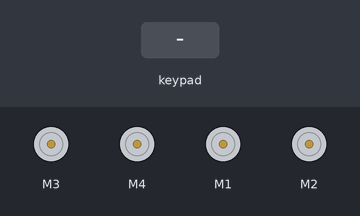
Bench run of a sketch on a simulated Arduino Uno, built with avr-gcc and run on an emulated ATmega328P. On the bench: 4 × DC motor (green arrow = forward, orange = backward, longer = faster). The test bench sets the inputs (shaded band). What the sketch prints to the serial monitor is not drawn.

Above: at 1.2 s.
1.3 s: key 'U' pressed
At 1.5 s:
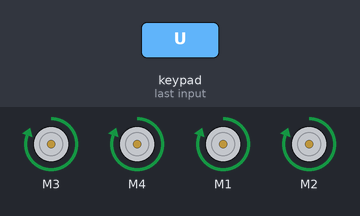
3.2 s: key 'D' pressed
At 3.4 s:
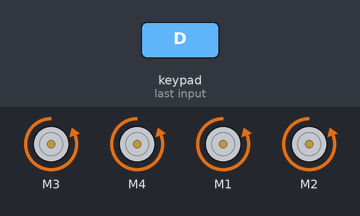
5.1 s: key 'L' pressed
At 5.3 s:
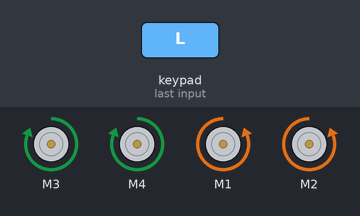
7.0 s: key 'R' pressed
At 7.2 s:
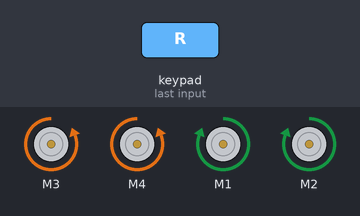
Timing chart, 0 to 9.9 s (numbered marks = the images above; inputs shaded):
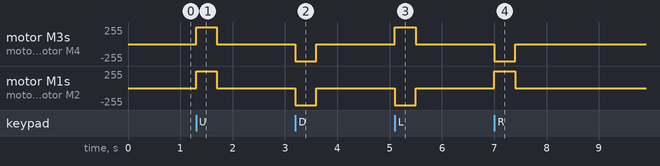

Measured:
- after the input at 1.3 s, motor M3, motor M4, motor M1, motor M2: stopped → forward 255/255 at once, → stopped 0.40 s later
- after the input at 3.2 s, motor M3, motor M4, motor M1, motor M2: stopped → backward 255/255 at once, → stopped 0.40 s later
- after the input at 5.1 s, motor M3, motor M4: stopped → forward 255/255 at once, → stopped 0.40 s later; motor M1, motor M2: stopped → backward 255/255 at once, → stopped 0.40 s later
- after the input at 7.0 s, motor M3, motor M4: stopped → backward 255/255 at once, → stopped 0.40 s later; motor M1, motor M2: stopped → forward 255/255 at once, → stopped 0.40 s later

The sketch:

motor3.ino
```cpp
#include <AFMotor.h>  // Подключаем библиотеку для работы с шилдом https://github.com/adafruit/Adafruit-Motor-Shield-library/zipball/master
#include <Servo.h>  // Подключаем библиотеку для работы с сервоприводами
#include <PS2X_lib.h>  //для v1.6

// Подключаем моторы к клеммникам M1, M2, M3, M4
AF_DCMotor motor1(1);
AF_DCMotor motor2(2);
AF_DCMotor motor3(3);
AF_DCMotor motor4(4);

/******************************************************************
   укажите пины к которым подключен PS2 джойстик:
     - 1-я колонка: оригинал
     - 2-я колонка: Stef?
   замените номера пинов на те которые вы используете
 ******************************************************************/
#define PS2_DAT        14
#define PS2_CMD        15
#define PS2_SEL        16
#define PS2_CLK        17

/******************************************************************
   выберете режимы PS2 контроллера:
     - pressures = аналоговое считывание нажатия кнопок
     - rumble    = вибромоторы
   откройте или закройте комментарием каждую функцию
 ******************************************************************/
//#define pressures   true
#define pressures   false
//#define rumble      true
#define rumble      false

PS2X ps2x; // создание класса для PS2 контроллера

//на данный момент библиотека НЕ поддерживает подключение контроллера на горячую, это означает
//вы всегда должны либо перезапустить Ардуино
//либо вызвать config_gamepad(pins) после подключения джойстика.

int error = 0;
byte type = 0;
byte vibrate = 0;


int i;
int val;

void setup() {
  Serial.begin(57600);
  pinMode(17, OUTPUT);

  //установка пинов и настроек: GamePad(clock, command, attention, data, Pressures?, Rumble?) проверка ошибок
  error = ps2x.config_gamepad(PS2_CLK, PS2_CMD, PS2_SEL, PS2_DAT, pressures, rumble);

  if (error == 0) {

    // Сонтроллера найден, всё настроено удачно
    Serial.print("Found Controller, configured successful ");

    Serial.print("pressures = ");
    if (pressures)
      Serial.println("true ");
    else
      Serial.println("false");
    Serial.print("rumble = ");
    if (rumble)
      Serial.println("true)");
    else
      Serial.println("false");

    // Попробуйте все кнопки, при нажатии X контроллера будет вибрировать, чем дольше нажатие, тем быстрее вибрация
    Serial.println("Try out all the buttons, X will vibrate the controller, faster as you press harder;");

    // Зажмите L1 или R1, будут отображаться показания аналоговых стикеров
    Serial.println("holding L1 or R1 will print out the analog stick values.");

    // Дополнительно: Зайдите на www.billporter.info узнайте об обновлениях или сообщите об ошибке
    Serial.println("Note: Go to www.billporter.info for updates and to report bugs.");
  }
  else if (error == 1)
    // Контроллер не найден, проверьте провода, посмотрите readme.txt для включения функции выявления ошибок. Посетите www.billporter.info и узнайте об известных проблемах
    Serial.println("No controller found, check wiring, see readme.txt to enable debug. visit www.billporter.info for troubleshooting tips");

  else if (error == 2)
    // Контроллер найден, но не реагирует на команды. Посмотрите readme.txt для включения функции выявления ошибок. Посетите www.billporter.info и узнайте об известных проблемах
    Serial.println("Controller found but not accepting commands. see readme.txt to enable debug. Visit www.billporter.info for troubleshooting tips");

  else if (error == 3)
    // Контроллер не принимает режим Pressures, возможно он им не поддерживается.
    Serial.println("Controller refusing to enter Pressures mode, may not support it. ");

  //  Serial.print(ps2x.Analog(1), HEX);

  type = ps2x.readType();
  switch (type) {
    case 0:
      // Найден неизвестный тип контроллера
      Serial.print("Unknown Controller type found ");
      break;
    case 1:
      //Найден DualShock контроллер
      Serial.print("DualShock Controller found ");
      break;
    case 2:
      //Найден DualShock контроллер
      Serial.print("GuitarHero Controller found ");
      break;
    case 3:
      // Найден Беспроводной Sony DualShock контроллер
      Serial.print("Wireless Sony DualShock Controller found ");
      break;
  }
}


void loop()
{

  if (error == 1) //Цикл «loop» пропускается если джойстик не найден
    return;

  ps2x.read_gamepad(false, vibrate); //считывание данных с джойстика и установка скорости вибрации

  if (ps2x.Button(PSB_PAD_UP)) {     //будет TRUE пока кнопка нажата
    forward();
  }
  else if (ps2x.Button(PSB_PAD_RIGHT)) {
    right();
  }
  else if (ps2x.Button(PSB_PAD_LEFT)) {
    left();
  }
  else if (ps2x.Button(PSB_PAD_DOWN)) {
    backward();
  }
  else
  {
    stop();
  }
  /*
    if (Serial.available())
    {
      val = Serial.read();

      // Задаём движение вперёд
      if (val == 'D')
      {
        forward();
      }

      // Задаём движение назад
      if ( val == 'A')
      {
        backward();
      }

      // Задаём движение вправо
      if ( val == 'S')
      {
        right();
      }

      // Задаём движение влево
      if ( val == 'W')
      {
        left();
      }

      // Стоп режим
      // При отпускании клавиш в программе в порт шлется «T»
      if ( val == 'T') // При нажатии клавиши «T»
      {
        stop();
      }
    }
  */
}


// движение в направлении vCmd:
//    FORWARD  - вперед
//    BACKWARD - назад
//    RELEASE  - стоп
void run(uint8_t vCmd) {
  rightside(vCmd);
  leftside(vCmd);
}

void stop() {
  run(RELEASE);
}

void forward() {
  run(FORWARD);
}

void backward() {
  run(BACKWARD);
}

void left() {
  rightside(FORWARD);
  leftside(BACKWARD);
}

void right() {
  rightside(BACKWARD);
  leftside(FORWARD);
}


void leftside(uint8_t vCmd) {
  motor1.run(vCmd);
  motor2.run(vCmd);
  motor1.setSpeed(255);
  motor2.setSpeed(255);
}

void rightside(uint8_t vCmd) {
  motor3.run(vCmd);
  motor4.run(vCmd);
  motor3.setSpeed(255);
  motor4.setSpeed(255);
}
```
